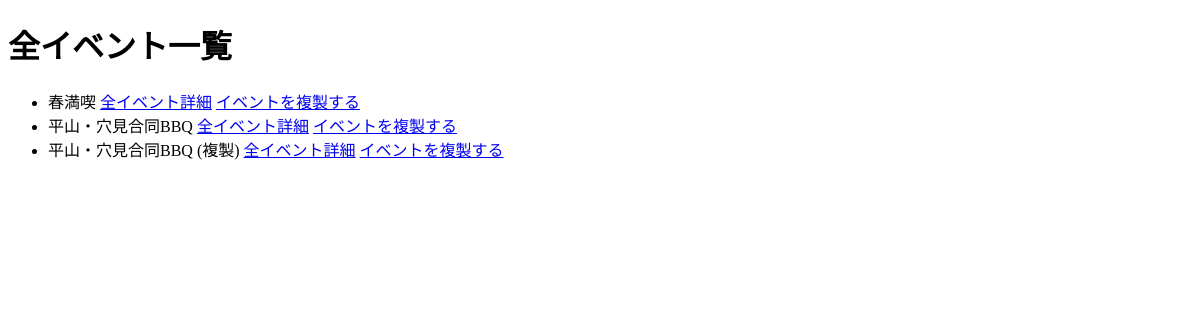
The app's page /events/ (signed in), older data.
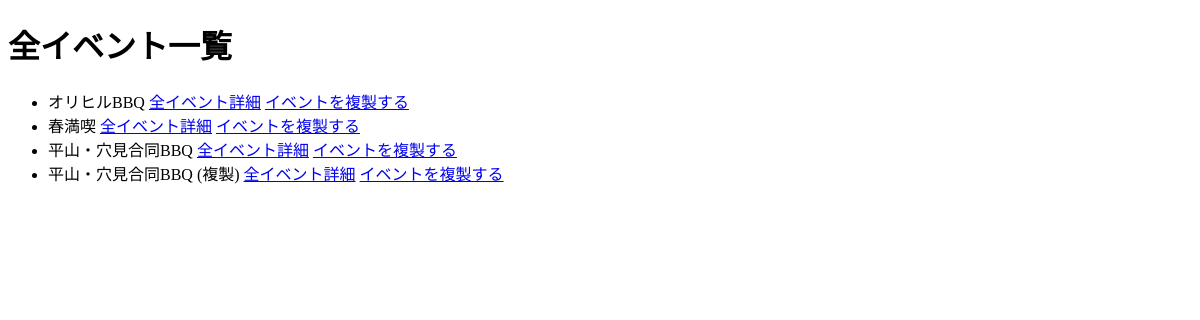
The same page, newer data.
### bbq_app/models.py (models this page shows, shortened)
class Event(models.Model):
    user = models.ForeignKey(User, on_delete=models.CASCADE, related_name="events")
    name = models.CharField("イベント名", max_length=30)
    held_at = models.DateTimeField("開催日時", null=True, blank=True)
    location = models.CharField("開催場所", max_length=50)
    created_at = models.DateTimeField("作成日時", auto_now_add=True)
    updated_at = models.DateTimeField("更新日時", auto_now=True)

### bbq_app/views.py (the view)
# urls.py: path("events/", views.event_list, name="event_list"),
@login_required
def event_list(request):
    events = Event.objects.filter(user=request.user).order_by("-held_at")
    return render(request, "bbq_app/event_list.html", {"events":events})

### bbq_app/templates/bbq_app/event_list.html (shortened to what this page needs)
<!DOCTYPE html>
<html lang="ja">
<h1>全イベント一覧</h1>
<ul>
    {% for event in events %}
        <li>
            {{ event.name }}
            <a href="{% url 'item_edit' event.id %}">全イベント詳細</a>
            <a href="{% url 'event_duplicate' event.id %}">イベントを複製する</a>
        </li>
    {% empty %}
        <li>イベントがありません</li>
    {% endfor %}
    </ul>

Row changes from the older to the newer data that the page shows:
added Event: name "オリヒルBBQ"
